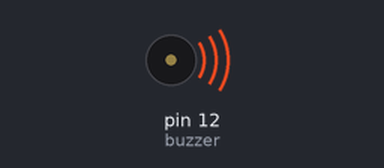
The sketch below on a simulated Arduino Uno, built with avr-gcc and run on an emulated ATmega328P. Shown: buzzer (waves = sounding).

Above: at 0.2 s.
At 5.3 s:
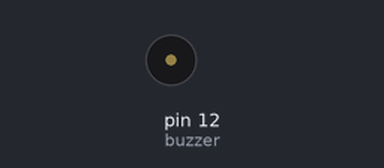
Timing chart, 0 to 8.3 s (numbered marks = the images above):
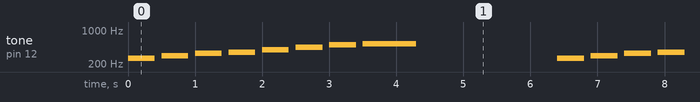

The sketch:

MelodyMaker.ino
```cpp
#define NOTE_C4 262 // C4 is a label 262 is the frequency
#define NOTE_D4 294
#define NOTE_E4 330
#define NOTE_F4 349
#define NOTE_G4 392
#define NOTE_A4 440
#define NOTE_B4 494
#define NOTE_C5 523

int buzzer = 12; // stores pin number 12 in the variable, this is where my buzzer is connected on Arduino

int melody[] = { // this is the melody array
  NOTE_C4,
  NOTE_D4,
  NOTE_E4,
  NOTE_F4,
  NOTE_G4,
  NOTE_A4,
  NOTE_B4,
  NOTE_C5,
};

int noteDurations[] = { // Duration array
  400,
  400,
  400,
  400,
  400,
  400,
  400,
  800,
};

void setup()
{
  pinMode(buzzer, OUTPUT);
}

void loop() // main program
{
  int numberOfNotes = sizeof(melody) / sizeof(melody[0]); // calculating the number of notes

  for (int i = 0; i < numberOfNotes; i++) // for loop
  {
    tone(buzzer, melody[i], noteDurations[i]);
    delay(noteDurations[i] + 100);
  }
  noTone(buzzer);
  delay(2000);
}
```

Measured:
- by itself, tone on pin 12 (buzzer): repeats every 6.4 s: silent 0.10 s, 294 Hz 0.40 s, silent 0.10 s, 330 Hz 0.40 s, silent 0.10 s, 349 Hz 0.40 s, silent 0.10 s, 392 Hz 0.40 s, silent 0.10 s, 440 Hz 0.40 s, silent 0.10 s, 494 Hz 0.40 s, silent 0.10 s, 523 Hz 0.80 s, silent 2.1 s, 262 Hz 0.40 s
